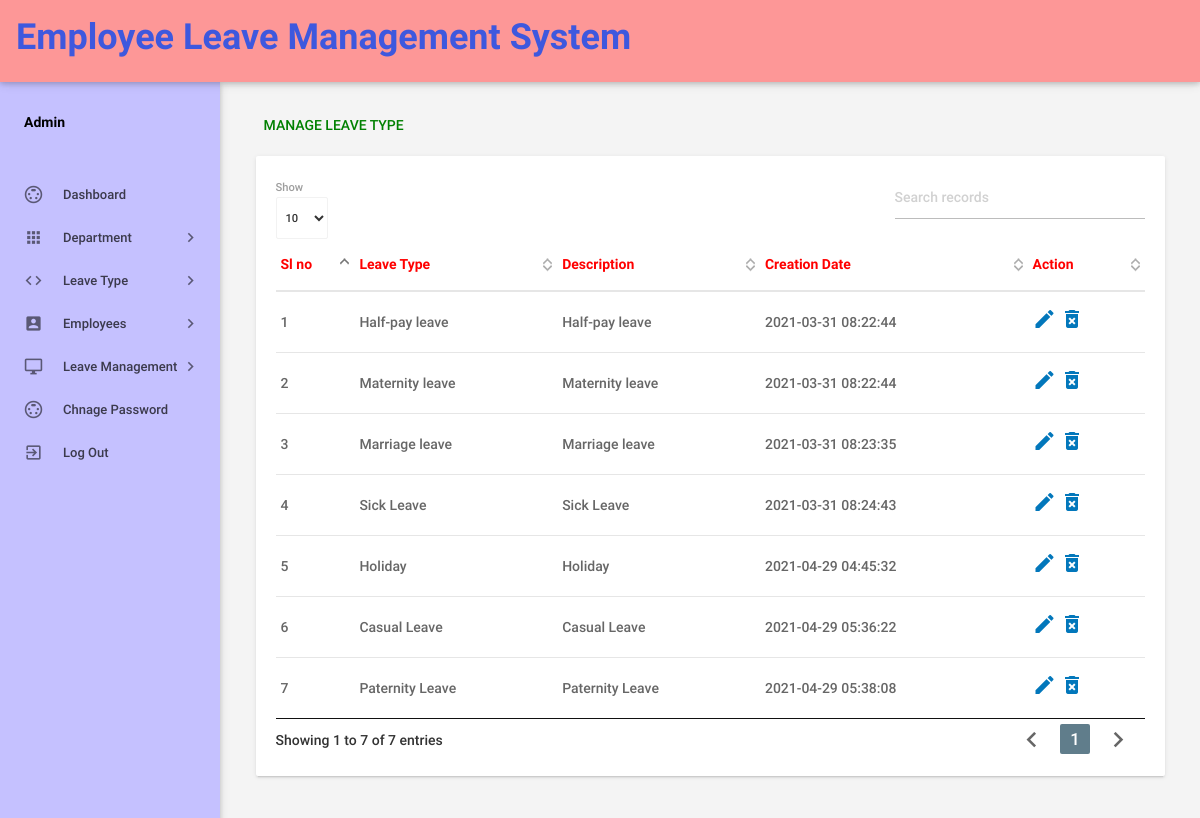
Screenshot of /admin/manageleavetype.php (signed in) with the database file from the repository.
### tables this page shows
CREATE TABLE `tblleavetype` (
  `id` int(11) NOT NULL,
  `LeaveType` varchar(200) DEFAULT NULL,
  `Description` mediumtext DEFAULT NULL,
  `CreationDate` timestamp NOT NULL DEFAULT current_timestamp()
);

### admin/manageleavetype.php (the view, shortened to what this page needs)
<?php
include('includes/config.php');
if(strlen($_SESSION['alogin'])==0)
    {
header('location:index.php');
}
else{
 ?>
<!DOCTYPE html>
<html lang="en">
    <head>
        <link type="text/css" rel="stylesheet" href="../assets/plugins/materialize/css/materialize.min.css"/>
          <link type="text/css" rel="stylesheet" href="../assets/plugins/materialize/css/materialize.css"/>
        <link href="../assets/plugins/material-preloader/css/materialPreloader.min.css" rel="stylesheet">
        <link href="../assets/plugins/datatables/css/jquery.dataTables.min.css" rel="stylesheet">
        <link href="../assets/css/alpha.min.css" rel="stylesheet" type="text/css"/>
        <link href="../assets/css/style.css" rel="stylesheet" type="text/css"/>
    </head>
    <body>
       <?php include('includes/header.php');?>
       <?php include('includes/sidebar.php');?>
            <main class="mn-inner">
                <div class="row">
                    <div class="col s12">
                        <div class="page-title" style="color: green;">Manage Leave Type</div>
                    </div>
                    <div class="col s12 m12 l12">
                        <div class="card">
                            <div class="card-content">
                                <table id="example" class="display responsive-table ">
                                    <thead>
                                        <tr>
                                            <th style="color: red;">Sl no</th>
                                            <th style="color: red;">Leave Type</th>
                                            <th style="color: red;">Description</th>
                                            <th style="color: red;">Creation Date</th>
                                            <th style="color: red;">Action</th>
                                        </tr>
                                    </thead>
                                    <tbody>
<?php $sql = "SELECT * from tblleavetype";
$query = $dbh -> prepare($sql);
$query->execute();
$results=$query->fetchAll(PDO::FETCH_OBJ);
$cnt=1;
if($query->rowCount() > 0)
{
foreach($results as $result)
{               ?>
                                        <tr>
                                            <td> <?php echo htmlentities($cnt);?></td>
                                            <td><?php echo htmlentities($result->LeaveType);?></td>
                                            <td><?php echo htmlentities($result->Description);?></td>
                                            <td><?php echo htmlentities($result->CreationDate);?></td>
                                            <td><a href="editleavetype.php?lid=<?php echo htmlentities($result->id);?>"><i class="material-icons">mode_edit</i></a>
                                            <a href="manageleavetype.php?del=<?php echo htmlentities($result->id);?>" onclick="return confirm('Do you want to delete');"> <i class="material-icons">delete_forever</i></a> </td>
                                        </tr>
                                         <?php $cnt++;} }?>
                                    </tbody>
                                </table>
                            </div>
                        </div>
                    </div>
                </div>
            </main>
        </div>
        <div class="left-sidebar-hover"></div>
    </body>
</html>
<?php } ?>

### admin/includes/header.php (shortened to what this page needs)
<div class="mn-content fixed-sidebar">
    <header class="mn-header navbar-fixed">
        <nav class="navbar navbar-expand-lg navbar-light py-3" >
            <div class="nav-wrapper">
                <div class="row">
                <span class="heading-title" style="font-size:36px; font-weight:bold;color:#0a47f1c9;">Employee Leave Management System</span>
            </div>
            </div>
        </nav>
    </header>

### admin/includes/sidebar.php (shortened to what this page needs)
<aside id="slide-out" class="side-nav white fixed">
       <div class="side-nav-wrapper">
               <div class="sidebar-profile">
                   <div class="sidebar-profile-info">
                           <p>Admin</p>
                   </div>
               </div>
           <ul class="sidebar-menu collapsible collapsible-accordion" data-collapsible="accordion">
               <li class="no-padding"><a class="waves-effect waves-grey" href="dashboard.php"><i class="material-icons">settings_input_svideo</i>Dashboard</a></li>
               <li class="no-padding">
                   <a class="collapsible-header waves-effect waves-grey"><i class="material-icons">apps</i>Department<i class="nav-drop-icon material-icons">keyboard_arrow_right</i></a>
               </li>
               <li class="no-padding">
                   <a class="collapsible-header waves-effect waves-grey"><i class="material-icons">code</i>Leave Type<i class="nav-drop-icon material-icons">keyboard_arrow_right</i></a>
               </li>
               <li class="no-padding">
                   <a class="collapsible-header waves-effect waves-grey"><i class="material-icons">account_box</i>Employees<i class="nav-drop-icon material-icons">keyboard_arrow_right</i></a>
               </li>
               <li class="no-padding">
                   <a class="collapsible-header waves-effect waves-grey"><i class="material-icons">desktop_windows</i>Leave Management<i class="nav-drop-icon material-icons">keyboard_arrow_right</i></a>
               </li>
               <li class="no-padding">
                   <a class="waves-effect waves-grey" href="changepassword.php"><i class="material-icons">settings_input_svideo</i>Chnage Password</a></li>
                       <li class="no-padding">
                           <a class="waves-effect waves-grey" href="logout.php"><i class="material-icons">exit_to_app</i>Log Out</a>
                       </li>
           </ul>
       </div>
   </aside>

### assets/css/style.css (style rules this page uses)
.mn-header, nav { height: 82px !important; }
.side-nav { margin-top: 82px; }
.heading-title { margin-left: 0px; margin-top: 25px; }

### rows the page displays
tblleavetype: LeaveType "Half-pay leave", Description "Half-pay leave", CreationDate "2021-03-31 08:22:44"
tblleavetype: LeaveType "Maternity leave", Description "Maternity leave", CreationDate "2021-03-31 08:22:44"
tblleavetype: LeaveType "Marriage leave", Description "Marriage leave", CreationDate "2021-03-31 08:23:35"
tblleavetype: LeaveType "Sick Leave", Description "Sick Leave", CreationDate "2021-03-31 08:24:43"
tblleavetype: LeaveType "Holiday", Description "Holiday", CreationDate "2021-04-29 04:45:32"
tblleavetype: LeaveType "Casual Leave", Description "Casual Leave", CreationDate "2021-04-29 05:36:22"
tblleavetype: LeaveType "Paternity Leave", Description "Paternity Leave", CreationDate "2021-04-29 05:38:08"
